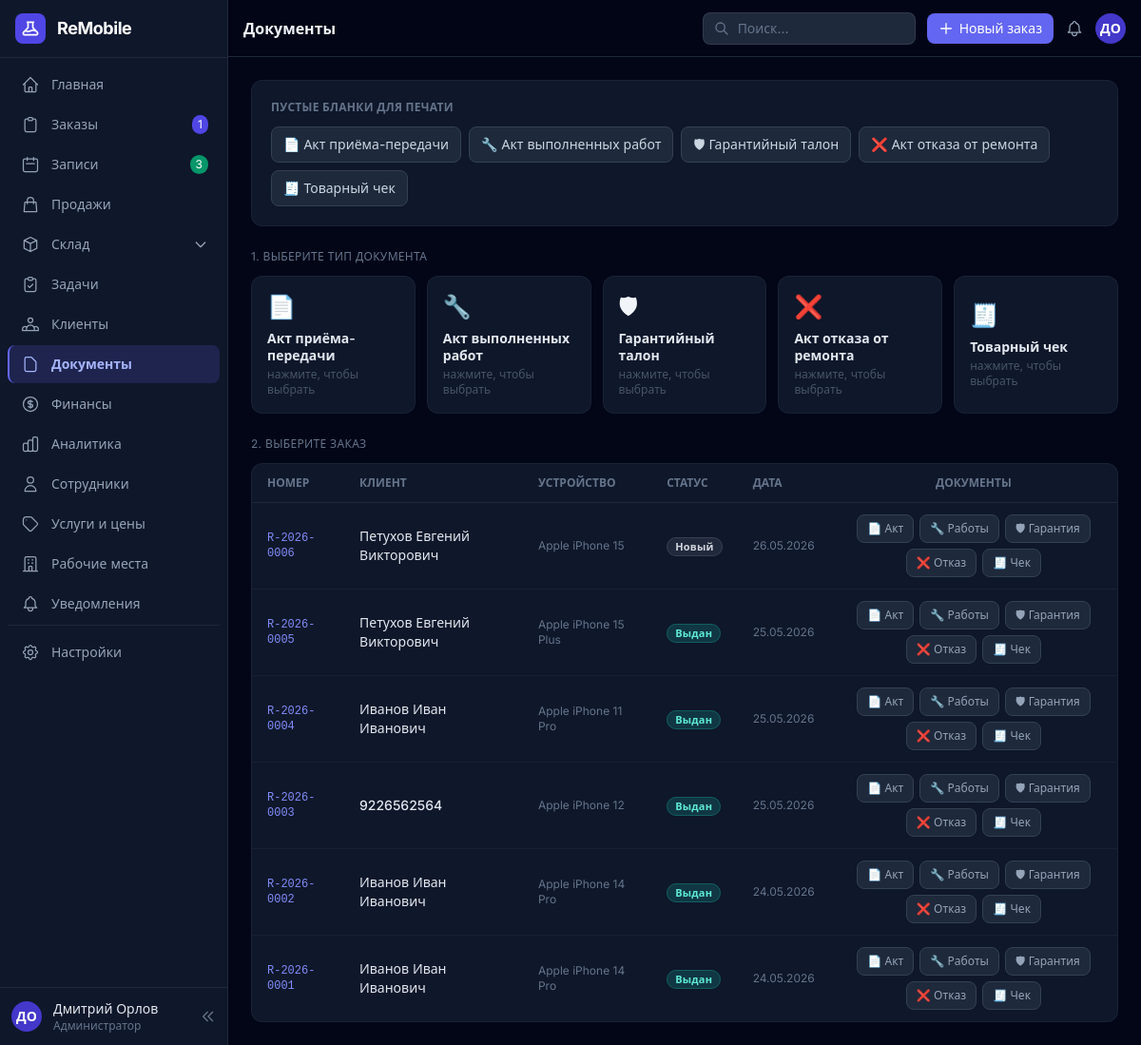
The app's page /crm/documents/ (signed in), older data.
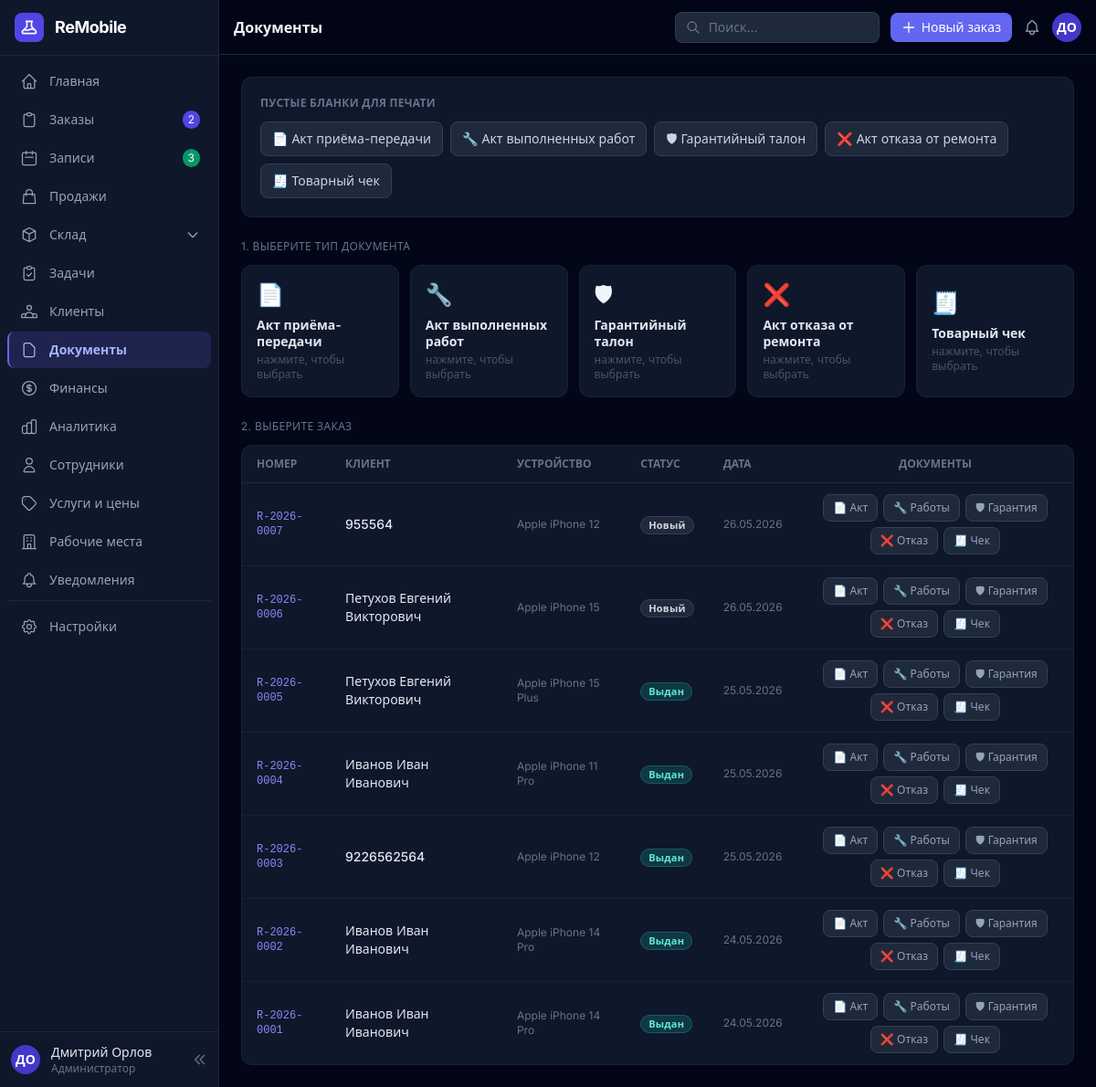
The same page, newer data.
### crm/models.py (models this page shows, shortened)
class RepairOrder(models.Model):
    STATUS_CHOICES = [
        ('new', 'Новый'),
        ('diagnosis', 'Диагностика'),
        ('waiting_parts', 'Ожидание запчастей'),
        ('in_progress', 'В работе'),
        ('approval', 'На согласовании'),
        ('done', 'Готов к выдаче'),
        ('issued', 'Выдан'),
        ('cancelled', 'Отменён'),
    ]
    STATUS_COLORS = {
        'new': 'gray',
        'diagnosis': 'orange',
        'waiting_parts': 'yellow',
        'in_progress': 'blue',
        'approval': 'purple',
        'done': 'green',
        'issued': 'teal',
        'cancelled': 'red',
    }
    STATUS_BG = {
        'new': 'bg-gray-500/20 text-gray-300 border-gray-500/30',
        'diagnosis': 'bg-orange-500/20 text-orange-300 border-orange-500/30',
        'waiting_parts': 'bg-yellow-500/20 text-yellow-300 border-yellow-500/30',
        'in_progress': 'bg-blue-500/20 text-blue-300 border-blue-500/30',
        'approval': 'bg-purple-500/20 text-purple-300 border-purple-500/30',
        'done': 'bg-green-500/20 text-green-300 border-green-500/30',
        'issued': 'bg-teal-500/20 text-teal-300 border-teal-500/30',
        'cancelled': 'bg-red-500/20 text-red-300 border-red-500/30',
    }
    order_number = models.CharField("Номер заказа", max_length=20, unique=True)
    customer = models.ForeignKey(Customer, on_delete=models.PROTECT, related_name='repairs', verbose_name="Клиент")
    brand = models.ForeignKey(Brand, on_delete=models.PROTECT, verbose_name="Марка")
    phone_model = models.ForeignKey(PhoneModel, on_delete=models.PROTECT, verbose_name="Модель")
    imei = models.CharField("IMEI / S/N", max_length=50, blank=True)
    appearance = models.TextField("Внешний вид / комплектация", blank=True)
    device_password = models.CharField("Пароль устройства", max_length=100, blank=True)
    complaint = models.TextField("Жалоба клиента / неисправность", blank=True)
    status = models.CharField("Статус", max_length=20, choices=STATUS_CHOICES, default='new')
    deadline = models.DateField("Срок выполнения", null=True, blank=True)
    branch = models.ForeignKey(Branch, on_delete=models.SET_NULL, null=True, blank=True, verbose_name="Филиал")
    created_by = models.ForeignKey(User, on_delete=models.SET_NULL, null=True, related_name='created_repairs',
                                   verbose_name="Менеджер")
    assigned_to = models.ForeignKey(User, on_delete=models.SET_NULL, null=True, blank=True,
                                    related_name='assigned_repairs', verbose_name="Мастер")
    created_at = models.DateTimeField("Создан", auto_now_add=True)
    updated_at = models.DateTimeField(auto_now=True)
    estimated_cost = models.DecimalField("Предварительная стоимость", max_digits=10, decimal_places=2, default=0)
    final_cost = models.DecimalField("Итоговая стоимость", max_digits=10, decimal_places=2, default=0)
    cost_price = models.DecimalField("Себестоимость", max_digits=10, decimal_places=2, default=0)
    discount = models.DecimalField("Скидка ₽", max_digits=10, decimal_places=2, default=0)
    notes = models.TextField("Внутренние заметки", blank=True)
    warranty_days = models.PositiveIntegerField("Гарантия (дней)", default=90)
    is_paid = models.BooleanField("Оплачен", default=False)
    paid_at = models.DateTimeField("Дата оплаты", null=True, blank=True)
    class Meta:
        verbose_name = "Заказ на ремонт"
        verbose_name_plural = "Заказы на ремонт"
        ordering = ['-created_at']
        indexes = [
            models.Index(fields=['status']),
            models.Index(fields=['created_at']),
            models.Index(fields=['assigned_to']),
        ]
    @property
    def status_badge(self):
        return self.STATUS_BG.get(self.status, 'bg-gray-500/20 text-gray-300')

class Customer(models.Model):
    name = models.CharField("ФИО", max_length=200)
    phone = models.CharField("Телефон", max_length=30)
    email = models.EmailField("Email", blank=True)
    notes = models.TextField("Примечания", blank=True)
    telegram_id = models.CharField("Telegram ID", max_length=50, blank=True, db_index=True)
    branch = models.ForeignKey(Branch, on_delete=models.SET_NULL, null=True, blank=True,
                               related_name='customers', verbose_name="Филиал")
    created_at = models.DateTimeField("Дата добавления", auto_now_add=True)
    class Meta:
        verbose_name = "Клиент"
        verbose_name_plural = "Клиенты"
        ordering = ['-created_at']

### core/models.py (models this page shows, shortened)
class Brand(models.Model):
    name = models.CharField("Название", max_length=100)
    icon = models.CharField("Эмодзи", max_length=10, default="📱")
    emoji = models.CharField("Эмодзи (alias)", max_length=10, default="📱")
    order = models.PositiveIntegerField("Порядок", default=0)
    is_active = models.BooleanField("Активна", default=True)
    class Meta:
        verbose_name = "Марка"
        verbose_name_plural = "Марки устройств"
        ordering = ['order', 'name']

class PhoneModel(models.Model):
    brand = models.ForeignKey(Brand, on_delete=models.CASCADE, related_name='phone_models', verbose_name="Марка")
    name = models.CharField("Название модели", max_length=150)
    order = models.PositiveIntegerField("Порядок", default=0)
    is_active = models.BooleanField("Активна", default=True)
    class Meta:
        verbose_name = "Модель телефона"
        verbose_name_plural = "Модели телефонов"
        ordering = ['brand__order', 'order', 'name']

### crm/views.py (the view)
# urls.py: path('documents/', views.document_list, name='document_list'),
@crm_required
def document_list(request):
    repairs = RepairOrder.objects.select_related(
        'customer', 'brand', 'phone_model'
    ).order_by('-created_at')[:20]
    doc_types = [
        ('receipt', '📄', 'Акт приёма-передачи', 'indigo'),
        ('work_act', '🔧', 'Акт выполненных работ', 'blue'),
        ('warranty', '🛡', 'Гарантийный талон', 'green'),
        ('refusal', '❌', 'Акт отказа от ремонта', 'red'),
        ('receipt_sale', '🧾', 'Товарный чек', 'yellow'),
    ]
    return render(request, 'crm/documents/list.html', {
        'recent_orders': repairs,
        'doc_types': doc_types,
    })

### core/context_processors.py (called while the page is built)
def site_settings(request):
    return {'site': SiteSettings.get()}

### core/models.py (called while the page is built)
    @classmethod
    def get(cls):
        obj, _ = cls.objects.get_or_create(pk=1)
        return obj

### templates/crm/documents/list.html (shortened to what the changed rows need)
{% extends 'crm/base.html' %}
{% block page_title %}Документы{% endblock %}
{% block content %}
<div class="grid grid-cols-2 md:grid-cols-5 gap-3 mb-6">
  {% for doc_type, icon, label, color in doc_types %}
  <button type="button"
          onclick="selectDocType('{{ doc_type }}')"
          id="doctype-{{ doc_type }}"
          class="doc-type-btn card p-4 text-left hover:border-slate-600 transition-all">
    <div class="text-2xl mb-2">{{ icon }}</div>
    <p class="text-sm font-semibold text-slate-200 leading-tight">{{ label }}</p>
    <p class="text-xs text-slate-600 mt-1">нажмите, чтобы выбрать</p>
  </button>
  {% endfor %}
</div>
<div class="card overflow-hidden">
  <table class="w-full text-sm">
    <thead>
      <tr class="text-xs text-slate-500 uppercase border-b border-slate-800">
        <th class="text-left px-4 py-3">Номер</th>
        <th class="text-left px-4 py-3">Клиент</th>
        <th class="text-left px-4 py-3 hidden md:table-cell">Устройство</th>
        <th class="text-left px-4 py-3 hidden sm:table-cell">Статус</th>
        <th class="text-left px-4 py-3 hidden lg:table-cell">Дата</th>
        <th class="px-4 py-3 text-center">Документы</th>
      </tr>
    </thead>
    <tbody class="divide-y divide-slate-800/60">
      {% for order in recent_orders %}
      <tr class="hover:bg-slate-800/30 transition-colors">
        <td class="px-4 py-3 font-mono text-indigo-400 text-xs">{{ order.order_number }}</td>
        <td class="px-4 py-3 text-slate-200 font-medium">{{ order.customer.name }}</td>
        <td class="px-4 py-3 text-slate-500 text-xs hidden md:table-cell">
          {% if order.brand %}{{ order.brand.name }}{% endif %}
          {% if order.phone_model %}{{ order.phone_model.name }}{% endif %}
        </td>
        <td class="px-4 py-3 hidden sm:table-cell">
          <span class="badge {{ order.status_badge }}">{{ order.get_status_display }}</span>
        </td>
        <td class="px-4 py-3 text-slate-500 text-xs hidden lg:table-cell">{{ order.created_at|date:"d.m.Y" }}</td>
        <td class="px-4 py-3">
          <div class="flex items-center justify-center gap-1.5 flex-wrap" id="btns-{{ order.pk }}">
            <a href="{% url 'crm:repair_print' order.pk %}" target="_blank"
               data-doctype="receipt"
               class="doc-btn px-2.5 py-1.5 rounded-lg bg-slate-800 text-slate-400 hover:text-white hover:bg-indigo-600/20 hover:border-indigo-500/40 border border-slate-700 text-xs transition-all whitespace-nowrap">
              📄 Акт
            </a>
            <a href="{% url 'crm:repair_print' order.pk %}?type=work_act" target="_blank"
               data-doctype="work_act"
               class="doc-btn px-2.5 py-1.5 rounded-lg bg-slate-800 text-slate-400 hover:text-white hover:bg-blue-600/20 hover:border-blue-500/40 border border-slate-700 text-xs transition-all whitespace-nowrap">
              🔧 Работы
            </a>
            <a href="{% url 'crm:repair_print' order.pk %}?type=warranty" target="_blank"
               data-doctype="warranty"
               class="doc-btn px-2.5 py-1.5 rounded-lg bg-slate-800 text-slate-400 hover:text-white hover:bg-green-600/20 hover:border-green-500/40 border border-slate-700 text-xs transition-all whitespace-nowrap">
              🛡 Гарантия
            </a>
            <a href="{% url 'crm:repair_print' order.pk %}?type=refusal" target="_blank"
               data-doctype="refusal"
               class="doc-btn px-2.5 py-1.5 rounded-lg bg-slate-800 text-slate-400 hover:text-white hover:bg-red-600/20 hover:border-red-500/40 border border-slate-700 text-xs transition-all whitespace-nowrap">
              ❌ Отказ
            </a>
            <a href="{% url 'crm:repair_print' order.pk %}?type=receipt_sale" target="_blank"
               data-doctype="receipt_sale"
               class="doc-btn px-2.5 py-1.5 rounded-lg bg-slate-800 text-slate-400 hover:text-white hover:bg-yellow-600/20 hover:border-yellow-500/40 border border-slate-700 text-xs transition-all whitespace-nowrap">
              🧾 Чек
            </a>
          </div>
        </td>
      </tr>
      {% empty %}
      <tr>
        <td colspan="6">
          {% include 'crm/includes/empty_state.html' with icon="📄" title="Заказов нет" subtitle="Создайте первый заказ на ремонт" %}
        </td>
      </tr>
      {% endfor %}
    </tbody>
  </table>
</div>
{% endblock %}

### templates/crm/base.html (shortened to what the changed rows need)
<!DOCTYPE html>
<html lang="ru" class="dark">
<head>
<script src="https://cdn.tailwindcss.com"></script>
</head>
<body class="bg-slate-950 text-slate-100 min-h-screen" x-data="{ sidebarOpen: true, mobileOpen: false }">
<aside :class="sidebarOpen ? 'w-60' : 'w-16'"
       class="fixed left-0 top-0 h-screen bg-slate-900 border-r border-slate-800 flex flex-col z-40 transition-all duration-200 hidden lg:flex overflow-hidden">
  <nav class="flex-1 overflow-y-auto py-2 px-2 space-y-0.5">
    <a href="{% url 'crm:repair_list' %}"
       class="sidebar-link flex items-center gap-3 px-3 py-2.5 rounded-lg text-slate-400 border-l-2 border-transparent {% if 'repair' in request.resolver_match.url_name %}active{% endif %}">
      <svg class="w-5 h-5 flex-shrink-0" fill="none" stroke="currentColor" viewBox="0 0 24 24"><path stroke-linecap="round" stroke-linejoin="round" stroke-width="1.5" d="M9 5H7a2 2 0 00-2 2v12a2 2 0 002 2h10a2 2 0 002-2V7a2 2 0 00-2-2h-2M9 5a2 2 0 002 2h2a2 2 0 002-2M9 5a2 2 0 012-2h2a2 2 0 012 2"/></svg>
      <span x-show="sidebarOpen" class="text-sm whitespace-nowrap flex-1">Заказы</span>
      {% if open_orders_count %}
      <span x-show="sidebarOpen" class="bg-indigo-600 text-white text-xs px-1.5 py-0.5 rounded-full">{{ open_orders_count }}</span>
      {% endif %}
    </a>
  </nav>
</aside>
<div :class="sidebarOpen ? 'lg:ml-60' : 'lg:ml-16'" class="transition-all duration-200 min-h-screen flex flex-col">
  <header class="sticky top-0 z-30 bg-slate-950/90 backdrop-blur-sm border-b border-slate-800 flex items-center px-4 py-3 gap-3 min-h-[60px]">
    <h1 class="text-base font-semibold text-slate-100 hidden sm:block">{% block page_title %}{% endblock %}</h1>
  </header>
  <main class="flex-1 p-4 lg:p-6">
    {% block content %}{% endblock %}
  </main>
</div>
</body>
</html>

Row changes from the older to the newer data that the page shows:
added RepairOrder: order_number "R-2026-0007", customer.name "955564", brand.name "Apple", phone_model.name "iPhone 12", status "Новый", created_at "26.05.2026"
Text that changed along with them:
{{ open_orders_count }}: "1" → "2"
